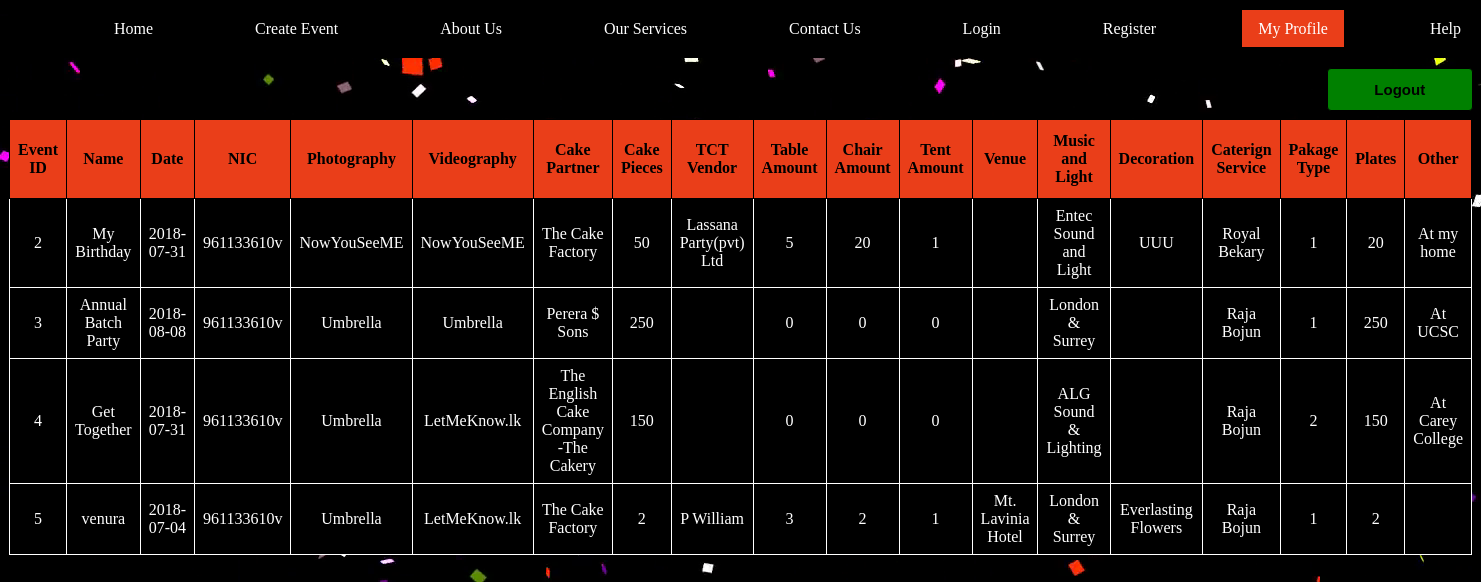
Page /user/myrecs.php (signed in) on the committed database.
### tables this page shows
CREATE TABLE `event` (
  `eventid` int(255) NOT NULL,
  `name` varchar(255) NOT NULL,
  `date` varchar(255) NOT NULL,
  `nic` varchar(10) NOT NULL,
  `photo` varchar(255) NOT NULL,
  `video` varchar(255) NOT NULL,
  `cake` varchar(255) NOT NULL,
  `cpieces` int(255) NOT NULL,
  `tables` varchar(255) NOT NULL,
  `tamount` int(11) NOT NULL,
  `camount` int(11) NOT NULL,
  `tentamount` int(11) NOT NULL,
  `venues` varchar(255) NOT NULL,
  `music` varchar(255) NOT NULL,
  `deco` varchar(255) NOT NULL,
  `food` varchar(255) NOT NULL,
  `pkgtype` int(11) NOT NULL,
  `plates` int(11) NOT NULL,
  `other` text NOT NULL,
  `status` varchar(255) NOT NULL
);

### user/myrecs.php (the view, shortened to what this page needs)
<!DOCTYPE html>
<html>
<head>
	<link href= "../assets/css/style2.css" rel="stylesheet" type= "text/css">
</head>
<body>
	<div class="nav">
		<ul>
			<li><a href="../home.html">Home</a></li>
			<li><a href="party.php" >Create Event</a></li>
			<li><a href="../service/about.html" >About Us</a></li>
			<li><a href="../service/ser.html" >Our Services</a></li>
			<li><a href="../service/contact.php" >Contact Us</a></li>
			<li><a href="../login.php">Login</a></li>
			<li><a href="../signup.php">Register</a></li>
			<li><a href="mypro.php" class="active">My Profile</a></li>
			<li><a href="../service/help.html">Help</a></li>
		</ul>
		</div>
<form method="POST">
	<button type="submit" name='logout' style="float: right;">Logout</button>
</form>
<br>
<?php
include('../config/dbcon.php');
$user=$_SESSION['user'];
$query= "SELECT * FROM event WHERE nic='$user'; ";
$result = mysqli_query($db, $query);
$qq = mysqli_num_rows($result);
if ($qq > 0 ){
	echo "<table id='table1'style='margin-top:10px;'>
			<tr>
				<th>Event ID</th>
				<th>Name</th>
				<th>Date</th>
				<th>NIC</th>
				<th>Photography</th>
				<th>Videography</th>
				<th>Cake Partner</th>
				<th>Cake Pieces</th>
				<th>TCT Vendor</th>
				<th>Table Amount</th>
				<th>Chair Amount</th>
				<th>Tent Amount</th>
				<th>Venue</th>
				<th>Music and Light</th>
				<th>Decoration</th>
				<th>Caterign Service</th>
				<th>Pakage Type</th>
				<th>Plates</th>
				<th>Other</th>
			</tr>";
	while ($row = mysqli_fetch_assoc($result)){
		$eventid=$row['eventid'];
		$name=$row['name'];
		$date=$row['date'];
		$nic=$row['nic'];
		$photo = $row['photo'];
		$video= $row['video'];
		$cake = $row['cake'];
		$cpieces=$row['cpieces'];
		$tables = $row['tables'];
		$tamount=$row['tamount'];
		$camount=$row['camount'];
		$tentamount=$row['tentamount'];
		$venues = $row['venues'];
		$music = $row['music'];
		$deco = $row['deco'];
		$food = $row['food'];
		$pkgtype=$row['pkgtype'];
		$plates = $row['plates'];
		$other=$row['other'];
		echo "<tr>
				<td>".$eventid."</td>
				<td>".$name."</td>
				<td>".$date."</td>
				<td>".$nic."</td>
				<td>".$photo."</td>
				<td>".$video."</td>
				<td>".$cake."</td>
				<td>".$cpieces."</td>
				<td>".$tables."</td>
				<td>".$tamount."</td>
				<td>".$camount."</td>
				<td>".$tentamount."</td>
				<td>".$venues."</td>
				<td>".$music."</td>
				<td>".$deco."</td>
				<td>".$food."</td>
				<td>".$pkgtype."</td>
				<td>".$plates."</td>
				<td>".$other."</td>
			</tr>";
	}
	echo "</table>";
}
else{
	echo "You don't have created any event yet<br>";
	echo "<form action='party.php'>
			<button type='submit'>Create Event</button>
		</form>";
}
?>
</body>
</html>

### assets/css/style2.css (style rules this page uses)
body { background-image: url('../img/bg.png'); color: white; margin-top: 60px; }
.nav ul { list-style-type: none; margin: 0; padding: 20px ; overflow: hidden; background-color: black; position: fixed; top: 0; width: 100%; }
.nav li { float: left; }
.nav li a { display: inline; color: white; text-align: center; padding: 10px 16px; text-decoration: none; margin-left: 70px; }
.active { background-color: #EA3E19; }
#table1 { margin-left: auto; margin-right: auto; font-family: Trebuchet MS; border-collapse: collapse; width: 50%; }
#table1 td, #table1 th { border: 1px solid; padding: 8px; color: white; text-align: center; }
#table1 tr { background-color: black; }
#table1 th { padding-top: 12px; padding-bottom: 12px; background-color: #EA3E19; color: black; }
form button[type=submit] { width: 10%; padding: 12px 20px; margin: 8px 0; border: 1px solid ; border-radius: 4px; box-sizing: border-box; font-size: 15px; font-weight: bold; background-color: green; text-align: center; }
button[type=submit] { width: 10%; margin-left: 150px; background-color: #333; margin-top: 3px; padding: 12px 20px; border: 1px solid ; border-radius: 4px; box-sizing: border-box; }

### rows in the picture
event: eventid "2", name "My Birthday", date "2018-07-31", nic "961133610v", photo "NowYouSeeME", video "NowYouSeeME", cake "The Cake Factory", cpieces "50", tables "Lassana Party(pvt) Ltd", tamount "5", camount "20", tentamount "1", music "Entec Sound and Light", deco "UUU", food "Royal Bekary", pkgtype "1", plates "20", other "At my home"
event: eventid "3", name "Annual Batch Party", date "2018-08-08", nic "961133610v", photo "Umbrella", video "Umbrella", cake "Perera $ Sons", cpieces "250", tamount "0", camount "0", tentamount "0", music "London & Surrey", food "Raja Bojun", pkgtype "1", plates "250", other "At UCSC"
event: eventid "4", name "Get Together", date "2018-07-31", nic "961133610v", photo "Umbrella", video "LetMeKnow.lk", cake "The English Cake Company -The Cakery", cpieces "150", tamount "0", camount "0", tentamount "0", music "ALG Sound & Lighting", food "Raja Bojun", pkgtype "2", plates "150", other "At Carey College"
event: eventid "5", name "venura", date "2018-07-04", nic "961133610v", photo "Umbrella", video "LetMeKnow.lk", cake "The Cake Factory", cpieces "2", tables "P William", tamount "3", camount "2", tentamount "1", venues "Mt. Lavinia Hotel", music "London & Surrey", deco "Everlasting Flowers", food "Raja Bojun", pkgtype "1", plates "2"
